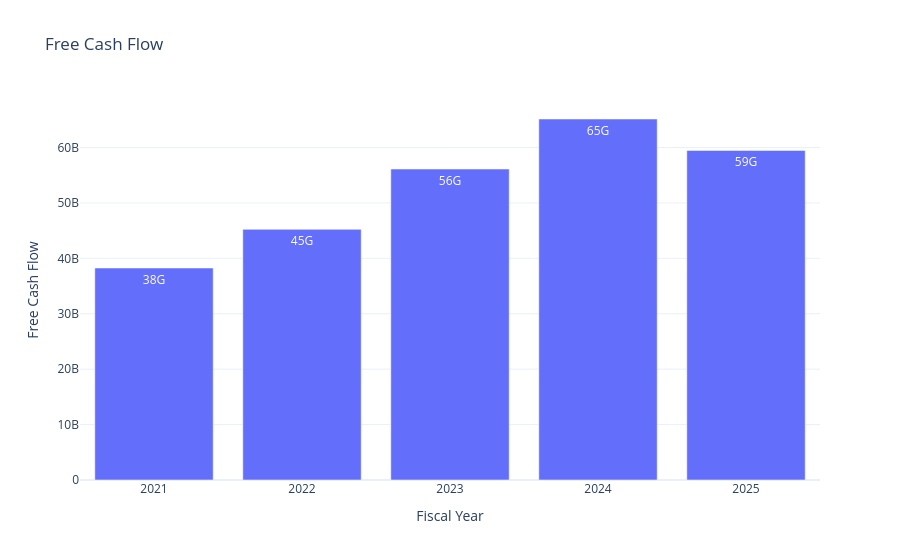

The notebook cell saved with this chart:
### Code cell
fig = px.bar(
    df,
    x="Fiscal Year",
    y="Free Cash Flow",
    title="Free Cash Flow",
    text_auto=".2s",
)

fig.update_layout(template="plotly_white")

fig.write_html("fcf.html")
fig.show()

### Figure 1 — Plotly figure (JSON) as saved in the notebook; plotly's stock layout.template omitted (floating-point values rounded to 4 significant figures)
{"data": [{"hovertemplate": "Fiscal Year=%{x}<br>Free Cash Flow=%{y}<extra></extra>", "legendgroup": "", "marker": {"color": "#636efa", "pattern": {"shape": ""}}, "name": "", "orientation": "v", "showlegend": false, "textposition": "auto", "texttemplate": "%{y:.2s}", "type": "bar", "x": [2021, 2022, 2023, 2024, 2025], "xaxis": "x", "y": [38260000000, 45234000000, 56118000000, 65149000000, 59475000000], "yaxis": "y"}], "layout": {"barmode": "relative", "legend": {"tracegroupgap": 0}, "title": {"text": "Free Cash Flow"}, "xaxis": {"anchor": "y", "domain": [0, 1], "title": {"text": "Fiscal Year"}}, "yaxis": {"anchor": "x", "domain": [0, 1], "title": {"text": "Free Cash Flow"}}}}
